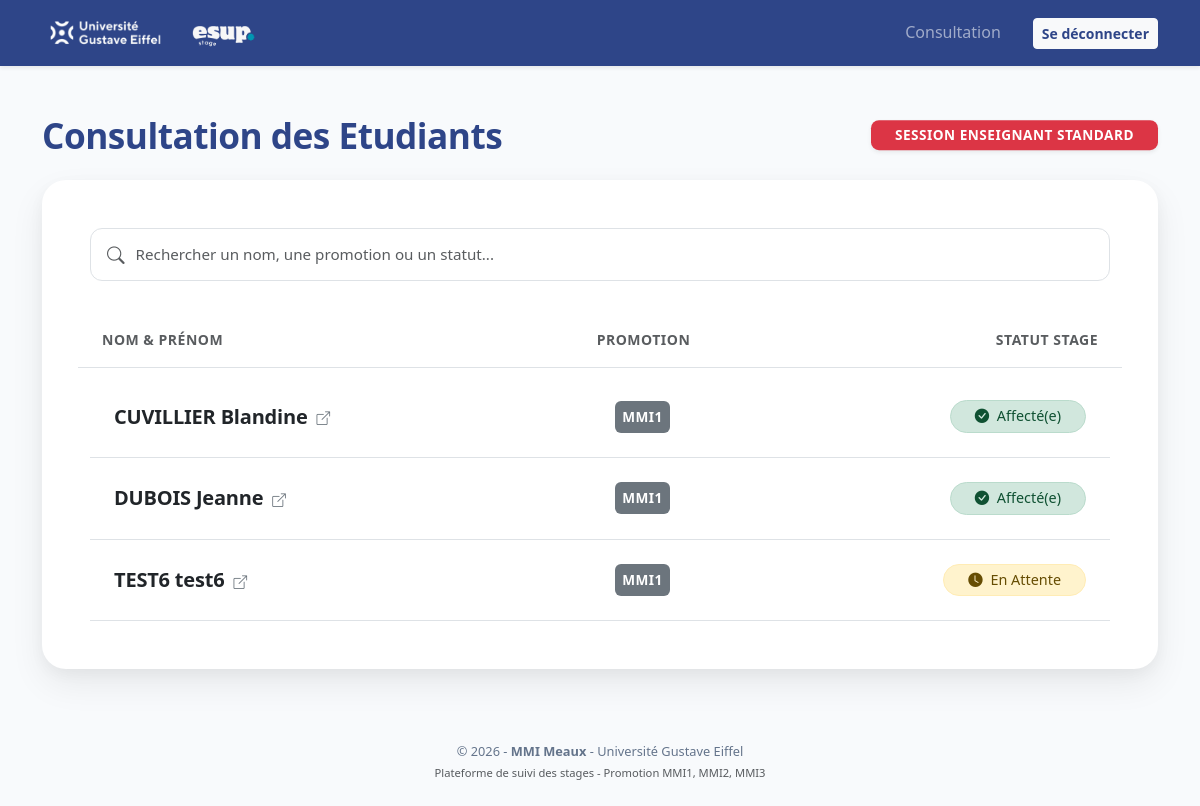
The page /pages/enseignant/consultation.php (signed in) on the database as committed earlier.
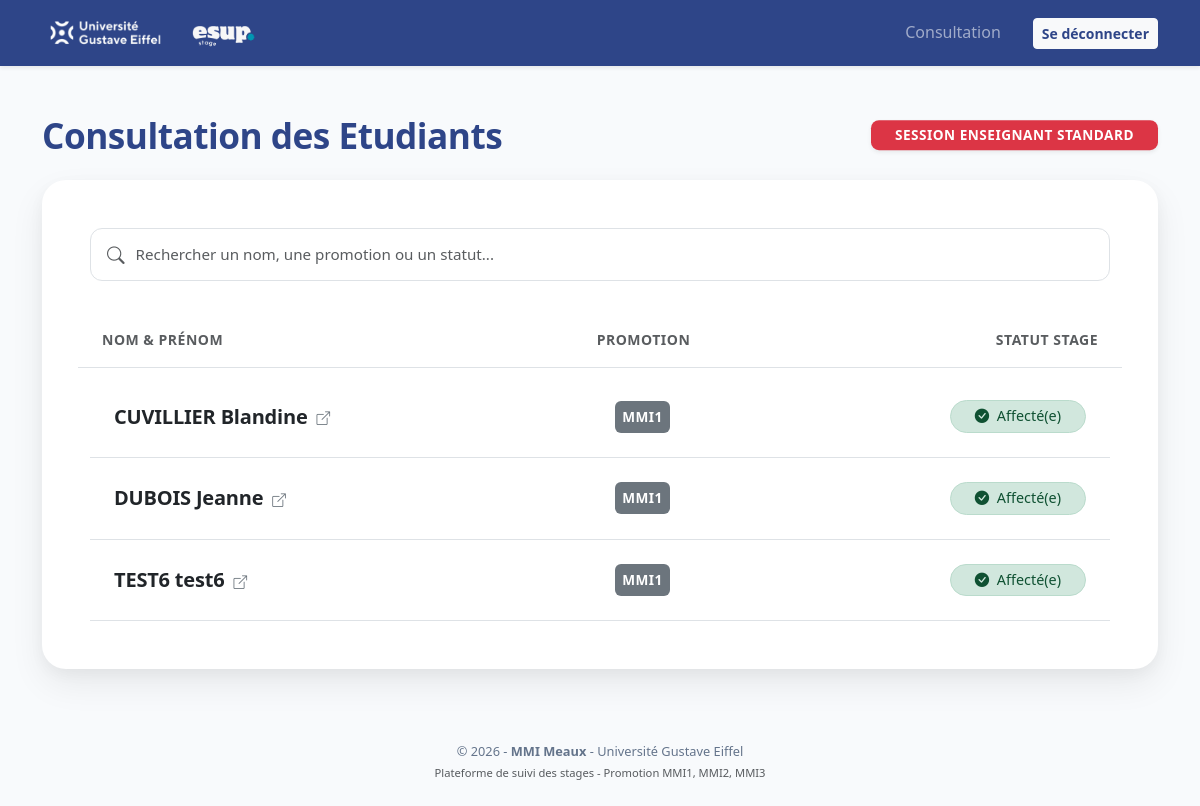
The same page on the database as committed later.
### tables this page shows
CREATE TABLE `stage` (
  `id_stage` int(11) NOT NULL,
  `lieu` varchar(100) DEFAULT NULL,
  `date_debut` date DEFAULT NULL,
  `date_fin` date DEFAULT NULL,
  `probleme` text DEFAULT NULL,
  `description` text DEFAULT NULL,
  `convention_signee` enum('oui','non') DEFAULT 'non',
  `id_maitre` int(11) DEFAULT NULL,
  `id_soutenance` int(11) DEFAULT NULL,
  `id_ent` int(11) DEFAULT NULL,
  `num_etudiant` int(11) DEFAULT NULL,
  `id_offre` int(11) DEFAULT NULL,
  `alerte_etudiant` text DEFAULT NULL
);

CREATE TABLE `etudiant` (
  `num_etudiant` int(11) NOT NULL,
  `identifiant` varchar(50) NOT NULL,
  `pwd` varchar(255) NOT NULL,
  `nom` varchar(50) DEFAULT NULL,
  `prenom` varchar(50) DEFAULT NULL,
  `tel` varchar(20) DEFAULT NULL,
  `date_naiss` date DEFAULT NULL,
  `lieu_naiss` varchar(100) DEFAULT NULL,
  `adresse` text DEFAULT NULL,
  `promotion` varchar(50) DEFAULT NULL,
  `groupe_TD` varchar(10) DEFAULT NULL,
  `groupe_TP` varchar(10) DEFAULT NULL,
  `competences` text DEFAULT NULL,
  `preferences` text DEFAULT NULL,
  `statut_compte` varchar(20) DEFAULT 'En attente'
);

### pages/enseignant/consultation.php (the view, shortened to what this page needs)
<?php
include '../../includes/header.php';
$sql = "SELECT e.num_etudiant, e.nom, e.prenom, e.promotion, s.id_stage
        FROM Etudiant e
        LEFT JOIN Stage s ON e.num_etudiant = s.num_etudiant
        ORDER BY e.nom ASC";
$etudiants = $pdo->query($sql)->fetchAll();
?>
<link rel="stylesheet" href="../../assets/css/style.css">
<div class="container py-5" style="max-width: 1140px;">
    <h1 class="fw-bold mb-4 text-start position-relative pe-5" style="color: #2E4588; font-size: 2.2rem; letter-spacing: -0.5px; padding-right: 280px !important;">
        Consultation des Etudiants
        <span class="badge px-4 py-2 rounded-3 fw-bold text-white shadow-sm"
              style="background-color: #DC3545; font-size: 0.85rem; letter-spacing: 0.5px; position: absolute; right: 0; top: 50%; transform: translateY(-50%); white-space: nowrap;">
            SESSION ENSEIGNANT STANDARD
        </span>
    </h1>
    <div class="bg-white p-5 text-dark" style="border-radius: 24px; box-shadow: 0 15px 35px rgba(0, 0, 0, 0.07), 0 5px 15px rgba(0, 0, 0, 0.04);">
        <div class="p-2 mb-5 border" style="border-radius: 12px; background-color: #FFF;">
            <div class="input-group align-items-center px-2">
                <span class="text-muted bg-transparent border-0 me-2"><i class="bi bi-search" style="font-size: 1.1rem;"></i></span>
                <input type="text" id="tableSearch" class="form-control bg-transparent border-0 shadow-none ps-1" placeholder="Rechercher un nom, une promotion ou un statut..." style="font-size: 0.95rem;">
            </div>
        </div>
        <div class="row pb-3 mb-2 border-bottom text-muted fw-bold small text-uppercase" style="letter-spacing: 0.5px;">
            <div class="col-md-5 ps-4">Nom & Prénom</div>
            <div class="col-md-3 text-center">Promotion</div>
            <div class="col-md-4 text-end pe-4">Statut Stage</div>
        </div>
        <div id="studentContainer">
            <?php if (empty($etudiants)): ?>
                <div class="text-center text-muted py-5">Aucun étudiant trouvé dans la base de données.</div>
            <?php else: ?>
                <?php foreach($etudiants as $et): ?>
                    <div class="search-item row align-items-center py-4 border-bottom m-0">
                        <div class="col-md-5 ps-4">
                            <a href="../profil_etudiant.php?id=<?= urlencode($et['num_etudiant']) ?>" class="text-decoration-none text-dark fw-bold fs-5" style="letter-spacing: -0.2px;">
                                <span class="text-uppercase"><?= htmlspecialchars($et['nom']) ?></span> <?= htmlspecialchars($et['prenom']) ?>
                                <i class="bi bi-box-arrow-up-right small text-secondary ms-1" style="font-size: 0.85rem;"></i>
                            </a>
                        </div>
                        <div class="col-md-3 d-flex justify-content-center">
                            <div class="text-white fw-bold text-center d-flex align-items-center justify-content-center"
                                 style="background-color: #6C757D; width: 55px; height: 32px; border-radius: 6px; font-size: 0.85rem; letter-spacing: 0.5px;">
                                <?= htmlspecialchars($et['promotion'] ?? 'N/A') ?>
                            </div>
                        </div>
                        <div class="col-md-4 text-end pe-4">
                            <?php if($et['id_stage']): ?>
                                <span class="badge px-4 py-2 rounded-pill fw-medium align-middle" \
                                      style="background-color: #D1E7DD !important; color: #0F5132 !important; border: 1px solid #BADBCC; font-size: 0.9rem;">
                                    <i class="bi bi-check-circle-fill me-1"></i> Affecté(e)
                                </span>
                            <?php else: ?>
                                <span class="badge px-4 py-2 rounded-pill fw-medium align-middle" \
                                      style="background-color: #FFF3CD !important; color: #664D03 !important; border: 1px solid #FFECB5; font-size: 0.9rem;">
                                    <i class="bi bi-clock-fill me-1"></i> En Attente
                                </span>
                            <?php endif; ?>
                        </div>
                    </div>
                <?php endforeach; ?>
            <?php endif; ?>
        </div>
    </div>
</div>
<?php include '../../includes/footer.php'; ?>

Rows that differ between the two databases and show on the page:
no longer on this page (row edited): etudiant: nom "TEST6", prenom "test6", promotion "MMI1", shows "En Attente"
added stage: num_etudiant.nom "TEST6", num_etudiant.prenom "test6", num_etudiant.promotion "MMI1", shows "Affecté(e)"
